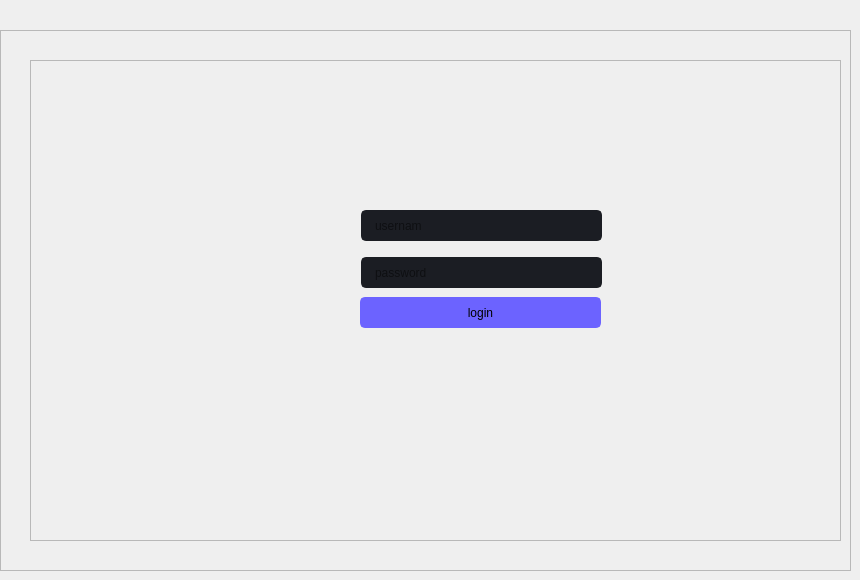
      <widget class="QWidget" name="page_5">
       <widget class="QFrame" name="frame_55">
        <property name="geometry">
         <rect>
          <x>0</x>
          <y>30</y>
          <width>851</width>
          <height>541</height>
         </rect>
        </property>
        <property name="styleSheet">
         <string notr="true"/>
        </property>
        <property name="frameShape">
         <enum>QFrame::StyledPanel</enum>
        </property>
        <property name="frameShadow">
         <enum>QFrame::Raised</enum>
        </property>
        <widget class="QFrame" name="frame_56">
         <property name="geometry">
          <rect>
           <x>30</x>
           <y>30</y>
           <width>811</width>
           <height>481</height>
          </rect>
         </property>
         <property name="styleSheet">
          <string notr="true">QFrame{
background-image: url(c:/Users/user/Documents/sm_integration/iconet/mainbg.png);
}</string>
         </property>
         <property name="frameShape">
          <enum>QFrame::StyledPanel</enum>
         </property>
         <property name="frameShadow">
          <enum>QFrame::Raised</enum>
         </property>
         <widget class="QLineEdit" name="login">
          <property name="geometry">
           <rect>
            <x>331</x>
            <y>150</y>
            <width>241</width>
            <height>31</height>
           </rect>
          </property>
          <property name="styleSheet">
           <string notr="true">QLineEdit {
	background-color: rgb(27, 29, 35);
	border-radius: 5px;
	border: 2px solid rgb(27, 29, 35);
	padding-left: 10px;
}
QLineEdit:hover {
	border: 2px solid rgb(64, 71, 88);
}
QLineEdit:focus {
	border: 2px solid rgb(91, 101, 124);
}</string>
          </property>
          <property name="placeholderText">
           <string>usernam</string>
          </property>
         </widget>
         <widget class="QLineEdit" name="password">
          <property name="geometry">
           <rect>
            <x>331</x>
            <y>197</y>
            <width>241</width>
            <height>31</height>
           </rect>
          </property>
          <property name="styleSheet">
           <string notr="true">QLineEdit {
	background-color: rgb(27, 29, 35);
	border-radius: 5px;
	border: 2px solid rgb(27, 29, 35);
	padding-left: 10px;
}
QLineEdit:hover {
	border: 2px solid rgb(64, 71, 88);
}
QLineEdit:focus {
	border: 2px solid rgb(91, 101, 124);
}</string>
          </property>
          <property name="placeholderText">
           <string>password</string>
          </property>
         </widget>
         <widget class="QPushButton" name="login_pb">
          <property name="geometry">
           <rect>
            <x>330</x>
            <y>237</y>
            <width>241</width>
            <height>31</height>
           </rect>
          </property>
          <property name="styleSheet">
           <string notr="true">QPushButton {	
	background-color: rgb(108, 99, 255);
	border: 2px solid rgb(108, 99, 255);
	border-radius: 5px;
}
QPushButton:hover {	
	background-color: rgb(100, 89, 255);
		border: 2px solid rgb(108, 99, 255);


}</string>
          </property>
          <property name="text">
           <string>login</string>
          </property>
         </widget>
        </widget>
       </widget>
      </widget>
